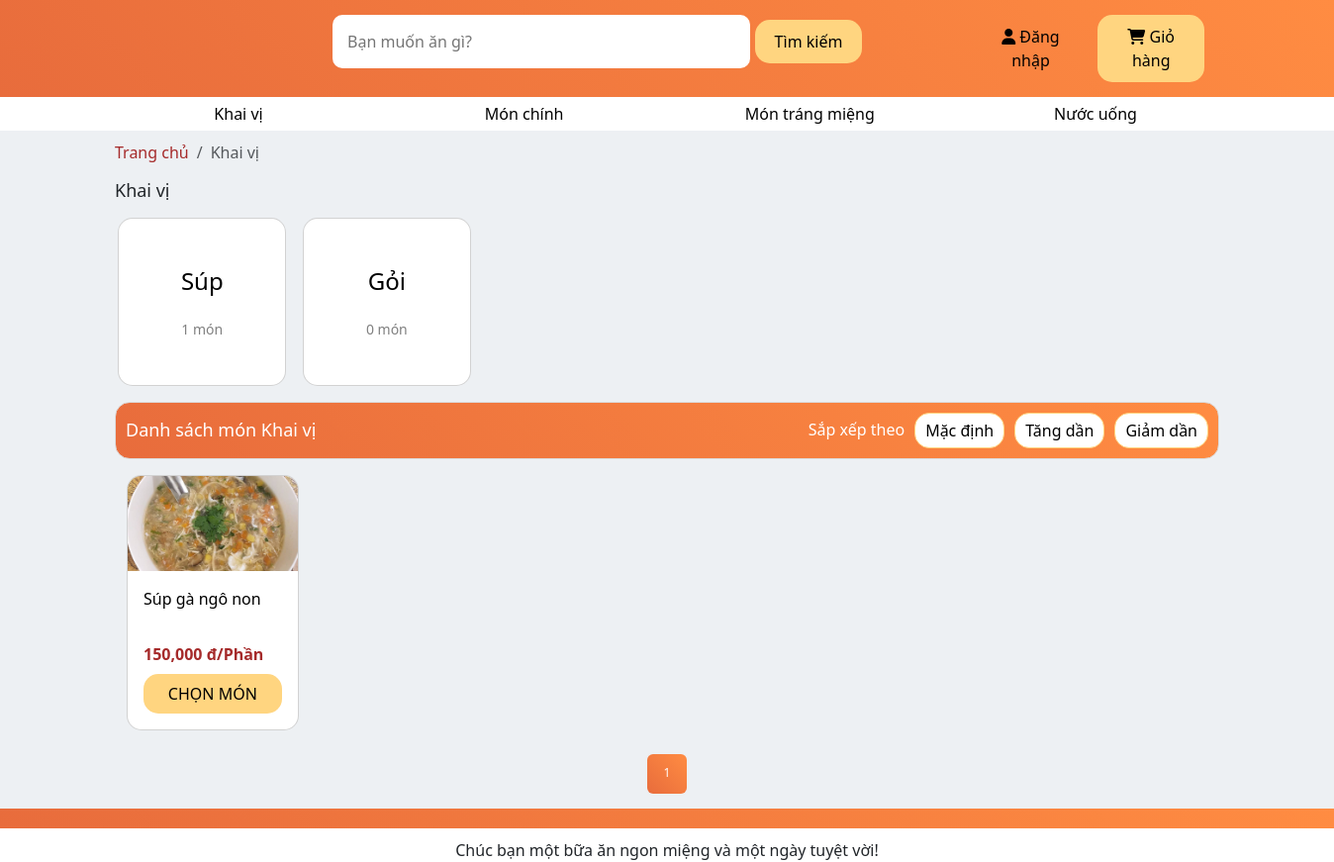
/Khai vị/, run on an earlier commit of the app's database.
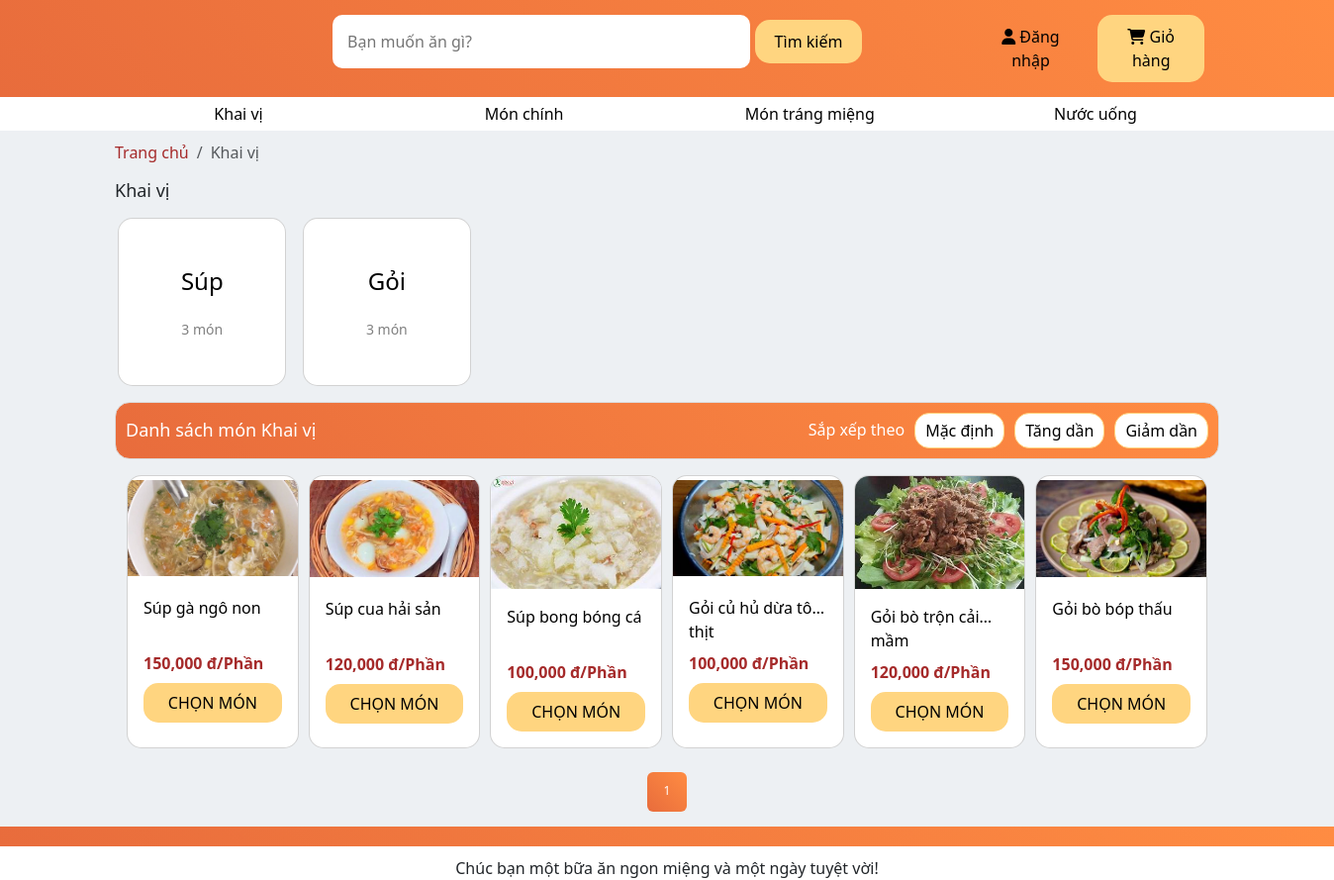
And on a later commit of the database.
### products/models.py (models this page shows, shortened)
class Category_lv1(models.Model):
    UNIT_TYPE_CHOICES = [
        ('Khai vị', 'Khai vị'),
        ('Món chính', 'Món chính'),
        ('Món tráng miệng', 'Món tráng miệng'),
        ('Nước uống', 'Nước uống'),
    ]
    cate_1 = models.CharField(max_length=500, choices=UNIT_TYPE_CHOICES)
    def __str__(self) -> str:
        return self.cate_1

class Category_lv2(models.Model):
    cate_1 = models.ForeignKey(Category_lv1, on_delete=models.SET_NULL, null=True, blank=False)
    cate_2 = models.CharField(max_length=500)
    num_products = models.IntegerField(default=0) # Số loại món ăn thuộc danh mục cấp 2
    def __str__(self) -> str:
        return self.cate_2
    def update_num_products(self):
        self.num_products = Product.objects.filter(prod_cate_lv2=self).count()
        self.save()

class Product(models.Model):
    prod_name = models.CharField(max_length=500)
    prod_price = models.IntegerField()
    prod_cate_lv1 = models.ForeignKey(Category_lv1, on_delete=models.SET_NULL, null=True, blank=False)
    prod_cate_lv2 = models.ForeignKey(Category_lv2, on_delete=models.SET_NULL, null=True, blank=False)
    prod_description = models.CharField(max_length=500,null=True, blank=False)

### products/views.py (the view, shortened to what this page needs)
# urls.py: path('<str:cate_lv1_name>/', views.PList_Lv1, name='categories_products'),
def PList_Lv1(request, cate_lv1_name):
    cate_lv1 = get_object_or_404(Category_lv1, cate_1=cate_lv1_name)
    categories_lv2 = Category_lv2.objects.filter(cate_1=cate_lv1)
    products = Product.objects.filter(prod_cate_lv2__in=categories_lv2)
    for cate_lv2 in categories_lv2:
        cate_lv2.update_num_products()
    for product in products:
        avatar = Product_Image.objects.filter(prod_name=product, is_avatar=True).first()
        product.avatar_url = avatar.ImageURL if avatar else None
        product.prod_price_formatted = "{:,.0f}".format(product.prod_price)  # xxx.xxx
    breadcrumb = [
        {"name": "Trang chủ", "url": "/"},
        {"name": cate_lv1.cate_1, "url": f"/{cate_lv1.cate_1}/"}
    ]
    paginator = Paginator(products, 12)
    page_number = request.GET.get('page')
    page_obj = paginator.get_page(page_number)
    total_pages = paginator.num_pages
    current_page = page_obj.number
    if total_pages <= 7:
        page_range = paginator.page_range
    context = {
        'cate_lv1': cate_lv1,
        'categories_lv2': categories_lv2,
        'page_obj': page_obj,
        'page_range': page_range,
        'breadcrumb': breadcrumb
    }
    return render(request, 'PList_Lv1.html', context)

### products/context_processors.py (called while the page is built)
def nav_categories(request):
    categories_data = []
    categories_lv1 = Category_lv1.objects.all()
    for cate_lv1 in categories_lv1:
        categories_lv2 = Category_lv2.objects.filter(cate_1=cate_lv1)
        categories_data.append({
            "cate_lv1": cate_lv1,
            "categories_lv2": categories_lv2
        })
    return {
        "categories_data": categories_data
    }

### products/models.py (called while the page is built)
    @property
    def ImageURL(self):
        try:
            url = self.prod_image.url
        except :
            url = ''
        return url

### products/templates/PList_Lv1.html (shortened to what this page needs)
{% extends 'base.html' %}
{% load static %}
{% block content %}
<link rel="stylesheet" href="{% static 'css/product_page_style.css' %}">
<section class="bread-crumb">
    <div class="container">
        <nav aria-label="breadcrumb">
            <ol class="breadcrumb">
                {% for item in breadcrumb %}
                    {% if forloop.last %}
                        <li class="breadcrumb-item active" aria-current="page">{{ item.name }}</li>
                    {% else %}
                        <li class="breadcrumb-item no-active"><a href="{{ item.url }}">{{ item.name }}</a></li>
                    {% endif %}
                {% endfor %}
            </ol>
        </nav>
    </div>
</section>
<section class="categories">
    <div class="container">
        <h1>{{ cate_lv1.cate_1 }}</h1>
        <div class="grid">
            {% for category in categories_lv2 %}
            <a href="{% url 'categories_lv2' cate_lv1.cate_1 category.cate_2 %}">
                <div class="card">
                    <div class="card-body">
                        <p class="name-cate">{{ category.cate_2 }}</p>
                        <p class="num-product">{{ category.num_products }} món</p>
                    </div>
                </div>
            </a>
            {% endfor %}
        </div>
    </div>
</section>
    <section class="product-list">
        <div class="container">
            <div class="product-header">
                <div class="grid">
                    <h1>Danh sách món {{cate_lv1.cate_1}}</h1>
                    <div class="sort">
                        <h2>Sắp xếp theo</h2>
                        <button id="sort-default">Mặc định</button>
                        <button id="sort-asc">Tăng dần</button>
                        <button id="sort-desc">Giảm dần</button>
                    </div>
                </div>
            </div>
            <div class="filter-and-product-cards">
                <div class="container">
                    <div class="product-cards">
                        <div class="grid" id="product-list">
                            {% for product in page_obj %}
                            <div class="card">
                                <a href="{% url 'product_detail' product.prod_cate_lv1 product.prod_cate_lv2 product.prod_name %}" class="card-title-link">
                                    <img src="{{ product.avatar_url }}" class="card-img-top" alt="{{product.prod_name}}">
                                </a>
                                <div class="card-body">
                                <a href="{% url 'product_detail' product.prod_cate_lv1 product.prod_cate_lv2 product.prod_name %}" class="card-title-link">
                                    <h5 class="card-title line-clamp">
                                        {{product.prod_name}}
                                    </h5>
                                </a>
                                    <div class="product-info">
                                        <p class="price">{{product.prod_price_formatted}} đ/Phần</p>
                                    </div>
                                    <button data-product="{{ product.id }}" data-action="add" class="addtocart update-cart">CHỌN MÓN</button>
                                </div>
                            </div>
                            {% endfor %}
                        </div>
                    </div>
                    <div class="PhanTrang">
                        <nav aria-label="Page navigation" class="mt-4">
                            <ul class="pagination justify-content-center">
                                {% for num in page_range %}
                                    {% if num == '...' %}
                                        <li class="page-item disabled"><span class="page-link">...</span></li>
                                    {% else %}
                                        <li class="page-item {% if page_obj.number == num %}active{% endif %}">
                                            <a class="page-link" href="?page={{ num }}">{{ num }}</a>
                                        </li>
                                    {% endif %}
                                {% endfor %}
                            </ul>
                        </nav>
                    </div>
                </div>
            </div>
        </div>
    </section>
{% endblock %}

### products/templates/base.html (shortened to what this page needs)
{% load static %}
<!doctype html>
<html lang="en">
<head>
    <link href="https://cdn.jsdelivr.net/npm/bootstrap@5.3.3/dist/css/bootstrap.min.css" rel="stylesheet"
>
    <link rel="stylesheet" href = "{% static 'css/base.css' %}">
</head>
<body>
    <header>
        <div class="container">
            <div class="main-header">
                <div class="row">
                    <div class="col-xl-2">
                    </div>
                    <div class="col-xl-7">
                        <form class="search" method = POST action = "{% url "TimKiem" %}">
                            <input class="search-bar" type="search"
                                placeholder="Bạn muốn ăn gì?" name="searched">
                            <button class="search-btn" type="submit">Tìm kiếm</button>
                        </form>
                    </div>
                    <div class="col-xl-3">
                        <div class="customer">
                            <button class="sign-in"><i class="fa-solid fa-user"></i> Đăng nhập</button>
                            <button class="cart"><i class="fa-solid fa-cart-shopping"></i> Giỏ hàng</button>
                        </div>
                    </div>
                </div>
            </div>
        </div>
    </header>
    <nav>
        <div class="container">
            <ul>
                {% for data in categories_data %}
                    <li class="dropdown">
                        <a href="{% url 'categories_products' data.cate_lv1.cate_1 %}">
                            {{ data.cate_lv1.cate_1 }}
                        </a>
                    </li>
                {% endfor %}
            </ul>
        </div>
    </nav>
    {% block content %}
    {% endblock %}
    <footer>
        <div class = "container">
            <p>Chúc bạn một bữa ăn ngon miệng và một ngày tuyệt vời!</p>
        </div>
    </footer>
</body>
</html>

### static/css/base.css (style rules this page uses)
:root { --background-color1: #EDF0F3; }
* { font-weight: 500; }
body { background-color: var(--background-color1); }
a { text-decoration: none; color: black; }
ul { padding-left: 0px; list-style-type: none; }
header { background: linear-gradient(45deg, #E86C3C, #FF8C42); }
footer { background: white; }
header .main-header { padding: 15px; }
header .main-header .search { padding-left: 20px; }
header .main-header .search .search-bar { width: 70%; padding: 15px 15px; border: none; border-radius: 10px; }
header .main-header .customer { height: 100%; display: flex; justify-content: space-between; padding-left: 10px; align-items: center; }
header .main-header .customer button { margin-left: 10px; }
header .main-header .customer .sign-in { background-color: transparent ; }
footer { padding-top: 30px; position: relative; }
footer::before { content: ""; background: linear-gradient(45deg, #E86C3C, #FF8C42); width: 100%; height: 20px; top: 0; position: absolute; }
footer p { text-align: center; margin-bottom: 0px; }
button { padding: 10px 20px; border-radius: 15px; border: none; background: #FFD580; color: black; }
nav { background-color: white; margin-bottom: 10px; }
nav ul { display: flex; justify-content: space-between; margin-bottom: 0px; }
nav ul li { width: 250px; padding: 5px; text-align: center; }
nav ul li a { color: black; width: 100%; }
nav .dropdown { position: relative; display: inline-block; }
.breadcrumb { background-color: #EDF0F3; }
.breadcrumb-item a { color: brown; }

### static/css/product_page_style.css (style rules this page uses)
.categories .grid { display:grid; grid-template-columns: 1fr 1fr 1fr 1fr 1fr 1fr 1fr; gap: 10px; place-items: center; width: 1296px; }
.categories h1 { font-size: 18px; margin-bottom: 16px; }
.categories .card { background-color: white; border-radius: 15px; padding: 0; display: flex; width: 170px; height: 170px; }
.categories .card-body { padding: 0; display: flex; flex-direction: column; justify-content: center; align-items: center; }
.categories .card .card-body .num-product { font-size: 14px; margin-top: 4px; margin-bottom: 0px; color: grey; }
.categories .card .card-body .name-cate { color: black; font-size: 24px; }
.product-header { margin-bottom: 16px; margin-top: 16px; background: linear-gradient(45deg, #E86C3C, #FF8C42); border-radius: 15px; color: white; border: 1px solid gainsboro; }
.product-header .sort { display: flex; gap: 10px; justify-content: flex-end; align-items: center; }
.sort h2 { font-size: 16px; margin-bottom: 0; }
.product-header .grid h1 { font-size: 18px; margin-bottom: 0; }
.product-header .grid { display: grid; grid-template-columns: auto auto; align-items: center; padding: 10px; }
.card { border-radius: 15px; overflow: hidden; }
.product-cards .card { display: grid; }
.card-img-top { width: 100%; height: 100%; object-fit: contain; }
.card-title { font-size: 16px; display: -webkit-box; -webkit-line-clamp: 1; -webkit-box-orient: vertical; overflow: hidden; text-overflow: ellipsis; line-height: 1.5; min-height: calc(1.5em * 2); }
.product-cards .card .card-body button { display: block; margin: 8px auto 0; width: 100%; padding: 8px 16px; }
.price { font-size: 16px; font-weight: bold; color: brown; margin: 2px 0; }
.product-cards .grid { display: grid; grid-template-columns: 1fr 1fr 1fr 1fr 1fr 1fr; gap: 10px; width: auto; }
.PhanTrang nav { background: transparent; box-shadow: none; }
.PhanTrang nav ul li { width: 40px; padding: 0px; text-align: center; font-size: 12px; }
.PhanTrang ul li a { color: black; width: 100%; height: 40px; font-size: 12px; padding: 10px; margin-bottom: 5px; }
.sort button { background-color: white; border: 1px solid #FFD580; color: black; padding: 5px 10px; cursor: pointer; transition: background-color 0.3s, color 0.3s; }
.breadcrumb { background-color: #EDF0F3; }
.page-link { background: linear-gradient(45deg, #E86C3C, #FF8C42); border: none; }

What changed in the data, as far as the page shows it:
changed Category_lv2 "Súp": num_products "1" → "3"
changed Category_lv2 "Gỏi": num_products "0" → "3"
added Product: shows a picture, prod_name "Súp cua hải sản", prod_price_formatted "120,000"
added Product: shows a picture, prod_name "Súp bong bóng cá", prod_price_formatted "100,000"
added Product: shows a picture, prod_name "Gỏi củ hủ dừa tôm thịt", prod_price_formatted "100,000"
added Product: shows a picture, prod_name "Gỏi bò trộn cải mầm", prod_price_formatted "120,000"
added Product: shows a picture, prod_name "Gỏi bò bóp thấu", prod_price_formatted "150,000"
